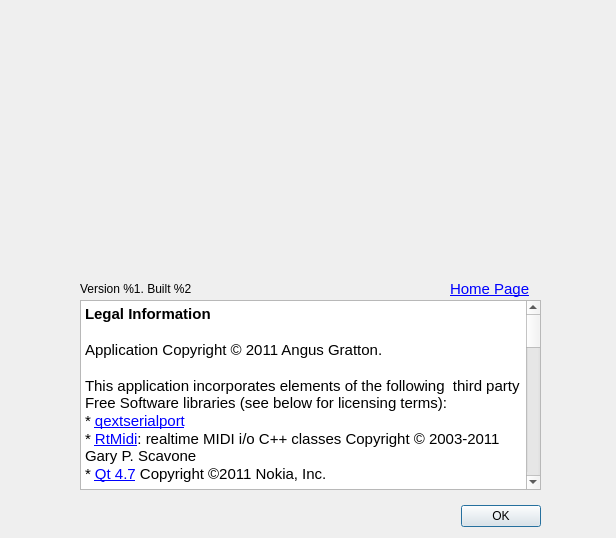
<?xml version="1.0" encoding="UTF-8"?>
<ui version="4.0">
 <class>About</class>
 <widget class="QDialog" name="About">
  <property name="geometry">
   <rect>
    <x>0</x>
    <y>0</y>
    <width>616</width>
    <height>538</height>
   </rect>
  </property>
  <property name="windowTitle">
   <string>Dialog</string>
  </property>
  <widget class="QDialogButtonBox" name="buttonBox">
   <property name="geometry">
    <rect>
     <x>200</x>
     <y>500</y>
     <width>341</width>
     <height>32</height>
    </rect>
   </property>
   <property name="orientation">
    <enum>Qt::Horizontal</enum>
   </property>
   <property name="standardButtons">
    <set>QDialogButtonBox::Ok</set>
   </property>
  </widget>
  <widget class="QLabel" name="label_logo">
   <property name="geometry">
    <rect>
     <x>40</x>
     <y>30</y>
     <width>501</width>
     <height>221</height>
    </rect>
   </property>
   <property name="text">
    <string/>
   </property>
   <property name="pixmap">
    <pixmap resource="../resources.qrc">:/images/images/logo.png</pixmap>
   </property>
  </widget>
  <widget class="QLabel" name="label_info">
   <property name="geometry">
    <rect>
     <x>80</x>
     <y>280</y>
     <width>481</width>
     <height>18</height>
    </rect>
   </property>
   <property name="text">
    <string>Version %1. Built %2</string>
   </property>
  </widget>
  <widget class="QTextBrowser" name="textBrowser">
   <property name="geometry">
    <rect>
     <x>80</x>
     <y>300</y>
     <width>461</width>
     <height>190</height>
    </rect>
   </property>
   <property name="html">
    <string>&lt;!DOCTYPE HTML PUBLIC &quot;-//W3C//DTD HTML 4.0//EN&quot; &quot;http://www.w3.org/TR/REC-html40/strict.dtd&quot;&gt;
&lt;html&gt;&lt;head&gt;&lt;meta name=&quot;qrichtext&quot; content=&quot;1&quot; /&gt;&lt;style type=&quot;text/css&quot;&gt;
p, li { white-space: pre-wrap; }
&lt;/style&gt;&lt;/head&gt;&lt;body style=&quot; font-family:'Ubuntu'; font-size:11pt; font-weight:400; font-style:normal;&quot;&gt;
&lt;p style=&quot; margin-top:0px; margin-bottom:0px; margin-left:0px; margin-right:0px; -qt-block-indent:0; text-indent:0px;&quot;&gt;&lt;span style=&quot; font-weight:600;&quot;&gt;Legal Information&lt;/span&gt;&lt;/p&gt;
&lt;p style=&quot;-qt-paragraph-type:empty; margin-top:0px; margin-bottom:0px; margin-left:0px; margin-right:0px; -qt-block-indent:0; text-indent:0px; font-weight:600;&quot;&gt;&lt;/p&gt;
&lt;p style=&quot; margin-top:0px; margin-bottom:0px; margin-left:0px; margin-right:0px; -qt-block-indent:0; text-indent:0px;&quot;&gt;Application Copyright © 2011 Angus Gratton.&lt;/p&gt;
&lt;p style=&quot;-qt-paragraph-type:empty; margin-top:0px; margin-bottom:0px; margin-left:0px; margin-right:0px; -qt-block-indent:0; text-indent:0px;&quot;&gt;&lt;/p&gt;
&lt;p style=&quot; margin-top:0px; margin-bottom:0px; margin-left:0px; margin-right:0px; -qt-block-indent:0; text-indent:0px;&quot;&gt;This application incorporates elements of the following  third party Free Software libraries (see below for licensing terms):&lt;/p&gt;
&lt;p style=&quot; margin-top:0px; margin-bottom:0px; margin-left:0px; margin-right:0px; -qt-block-indent:0; text-indent:0px;&quot;&gt;* &lt;a href=&quot;http://code.google.com/p/qextserialport/&quot;&gt;&lt;span style=&quot; text-decoration: underline; color:#0000ff;&quot;&gt;qextserialport&lt;/span&gt;&lt;/a&gt;&lt;/p&gt;
&lt;p style=&quot; margin-top:0px; margin-bottom:0px; margin-left:0px; margin-right:0px; -qt-block-indent:0; text-indent:0px;&quot;&gt;* &lt;a href=&quot;http://www.music.mcgill.ca/~gary/rtmidi/&quot;&gt;&lt;span style=&quot; text-decoration: underline; color:#0000ff;&quot;&gt;RtMidi&lt;/span&gt;&lt;/a&gt;: realtime MIDI i/o C++ classes Copyright © 2003-2011 Gary P. Scavone&lt;/p&gt;
&lt;p style=&quot; margin-top:0px; margin-bottom:0px; margin-left:0px; margin-right:0px; -qt-block-indent:0; text-indent:0px;&quot;&gt;* &lt;a href=&quot;http://qt.nokia.com/products&quot;&gt;&lt;span style=&quot; text-decoration: underline; color:#0000ff;&quot;&gt;Qt 4.7&lt;/span&gt;&lt;/a&gt; Copyright ©2011 Nokia, Inc.&lt;/p&gt;
&lt;p style=&quot;-qt-paragraph-type:empty; margin-top:0px; margin-bottom:0px; margin-left:0px; margin-right:0px; -qt-block-indent:0; text-indent:0px;&quot;&gt;&lt;/p&gt;
&lt;p style=&quot; margin-top:0px; margin-bottom:0px; margin-left:0px; margin-right:0px; -qt-block-indent:0; text-indent:0px;&quot;&gt;&lt;span style=&quot; font-weight:600;&quot;&gt;License&lt;/span&gt;&lt;/p&gt;
&lt;p style=&quot; margin-top:0px; margin-bottom:0px; margin-left:0px; margin-right:0px; -qt-block-indent:0; text-indent:0px;&quot;&gt;This application is free software; you can redistribute it and/or modify it under the terms of the GNU Lesser General Public License as published by the Free Software Foundation; either version 2.1 of the License, or (at your option) any later version. This library is distributed in the hope that it will be useful, but WITHOUT ANY WARRANTY; without even the implied warranty of MERCHANTABILITY or FITNESS FOR A PARTICULAR PURPOSE.  See the &lt;a href=&quot;http://www.gnu.org/licenses/lgpl-2.1.html&quot;&gt;&lt;span style=&quot; text-decoration: underline; color:#0000ff;&quot;&gt;GNU Lesser General Public License&lt;/span&gt;&lt;/a&gt; for more details.&lt;/p&gt;
&lt;p style=&quot;-qt-paragraph-type:empty; margin-top:0px; margin-bottom:0px; margin-left:0px; margin-right:0px; -qt-block-indent:0; text-indent:0px;&quot;&gt;&lt;/p&gt;
&lt;p style=&quot; margin-top:0px; margin-bottom:0px; margin-left:0px; margin-right:0px; -qt-block-indent:0; text-indent:0px;&quot;&gt;&lt;span style=&quot; font-weight:600;&quot;&gt;qextserialport &lt;/span&gt;is additionally licensed under the New BSD License&lt;/p&gt;
&lt;p style=&quot;-qt-paragraph-type:empty; margin-top:0px; margin-bottom:0px; margin-left:0px; margin-right:0px; -qt-block-indent:0; text-indent:0px;&quot;&gt;&lt;/p&gt;
&lt;p style=&quot; margin-top:0px; margin-bottom:0px; margin-left:0px; margin-right:0px; -qt-block-indent:0; text-indent:0px;&quot;&gt;&lt;span style=&quot; font-weight:600;&quot;&gt;RtMidi &lt;/span&gt;is additionally licensed as follows: &lt;/p&gt;
&lt;p style=&quot; margin-top:0px; margin-bottom:0px; margin-left:0px; margin-right:0px; -qt-block-indent:0; text-indent:0px;&quot;&gt;&lt;span style=&quot; font-family:'Lucida Grande,Verdana,Geneva,Arial,sans-serif'; color:#000000;&quot;&gt;Permission is hereby granted, free of charge, to any person obtaining a copy of this software and associated documentation files (the &amp;quot;Software&amp;quot;), to deal in the Software without restriction, including without limitation the rights to use, copy, modify, merge, publish, distribute, sublicense, and/or sell copies of the Software, and to permit persons to whom the Software is furnished to do so, subject to the following conditions:&lt;/span&gt;&lt;/p&gt;
&lt;p style=&quot; margin-top:12px; margin-bottom:12px; margin-left:0px; margin-right:0px; -qt-block-indent:0; text-indent:0px;&quot;&gt;&lt;span style=&quot; font-family:'Lucida Grande,Verdana,Geneva,Arial,sans-serif'; color:#000000;&quot;&gt;The above copyright notice and this permission notice shall be included in all copies or substantial portions of the Software.&lt;/span&gt;&lt;/p&gt;
&lt;p style=&quot; margin-top:12px; margin-bottom:12px; margin-left:0px; margin-right:0px; -qt-block-indent:0; text-indent:0px;&quot;&gt;&lt;span style=&quot; font-family:'Lucida Grande,Verdana,Geneva,Arial,sans-serif'; color:#000000;&quot;&gt;Any person wishing to distribute modifications to the Software is requested to send the modifications to the original developer so that they can be incorporated into the canonical version.&lt;/span&gt;&lt;/p&gt;
&lt;p style=&quot; margin-top:12px; margin-bottom:12px; margin-left:0px; margin-right:0px; -qt-block-indent:0; text-indent:0px;&quot;&gt;&lt;span style=&quot; font-family:'Lucida Grande,Verdana,Geneva,Arial,sans-serif'; color:#000000;&quot;&gt;THE SOFTWARE IS PROVIDED &amp;quot;AS IS&amp;quot;, WITHOUT WARRANTY OF ANY KIND, EXPRESS OR IMPLIED, INCLUDING BUT NOT LIMITED TO THE WARRANTIES OF MERCHANTABILITY, FITNESS FOR A PARTICULAR PURPOSE AND NONINFRINGEMENT. IN NO EVENT SHALL THE AUTHORS OR COPYRIGHT HOLDERS BE LIABLE FOR ANY CLAIM, DAMAGES OR OTHER LIABILITY, WHETHER IN AN ACTION OF CONTRACT, TORT OR OTHERWISE, ARISING FROM, OUT OF OR IN CONNECTION WITH THE SOFTWARE OR THE USE OR OTHER DEALINGS IN THE SOFTWARE.&lt;/span&gt;&lt;/p&gt;
&lt;p style=&quot;-qt-paragraph-type:empty; margin-top:0px; margin-bottom:0px; margin-left:0px; margin-right:0px; -qt-block-indent:0; text-indent:0px;&quot;&gt;&lt;/p&gt;
&lt;p style=&quot; margin-top:0px; margin-bottom:0px; margin-left:0px; margin-right:0px; -qt-block-indent:0; text-indent:0px;&quot;&gt;&lt;span style=&quot; font-weight:600;&quot;&gt;Qt&lt;/span&gt; is licensed under the GNU Lesser General Public License 2.1&lt;/p&gt;&lt;/body&gt;&lt;/html&gt;</string>
   </property>
   <property name="openExternalLinks">
    <bool>true</bool>
   </property>
  </widget>
  <widget class="QLabel" name="HomePageButton">
   <property name="geometry">
    <rect>
     <x>450</x>
     <y>280</y>
     <width>100</width>
     <height>18</height>
    </rect>
   </property>
   <property name="text">
    <string>&lt;!DOCTYPE HTML PUBLIC &quot;-//W3C//DTD HTML 4.0//EN&quot; &quot;http://www.w3.org/TR/REC-html40/strict.dtd&quot;&gt;
&lt;html&gt;&lt;head&gt;&lt;meta name=&quot;qrichtext&quot; content=&quot;1&quot; /&gt;&lt;style type=&quot;text/css&quot;&gt;
p, li { white-space: pre-wrap; }
&lt;/style&gt;&lt;/head&gt;&lt;body style=&quot; font-family:'Ubuntu'; font-size:11pt; font-weight:400; font-style:normal;&quot;&gt;
&lt;p style=&quot; margin-top:0px; margin-bottom:0px; margin-left:0px; margin-right:0px; -qt-block-indent:0; text-indent:0px;&quot;&gt;&lt;a href=&quot;http://projectgus.github.com/hairless-midiserial&quot;&gt;&lt;span style=&quot; text-decoration: underline; color:#0000ff;&quot;&gt;Home Page&lt;/span&gt;&lt;/a&gt;&lt;/p&gt;&lt;/body&gt;&lt;/html&gt;</string>
   </property>
   <property name="openExternalLinks">
    <bool>true</bool>
   </property>
  </widget>
 </widget>
 <resources>
  <include location="../resources.qrc"/>
 </resources>
 <connections>
  <connection>
   <sender>buttonBox</sender>
   <signal>accepted()</signal>
   <receiver>About</receiver>
   <slot>accept()</slot>
   <hints>
    <hint type="sourcelabel">
     <x>248</x>
     <y>254</y>
    </hint>
    <hint type="destinationlabel">
     <x>157</x>
     <y>274</y>
    </hint>
   </hints>
  </connection>
  <connection>
   <sender>buttonBox</sender>
   <signal>rejected()</signal>
   <receiver>About</receiver>
   <slot>reject()</slot>
   <hints>
    <hint type="sourcelabel">
     <x>316</x>
     <y>260</y>
    </hint>
    <hint type="destinationlabel">
     <x>286</x>
     <y>274</y>
    </hint>
   </hints>
  </connection>
 </connections>
</ui>
